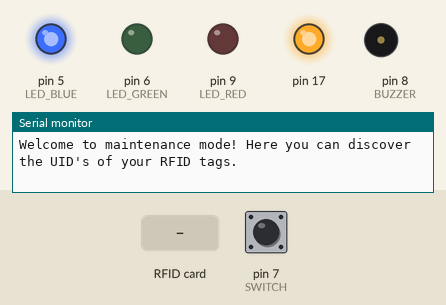
Simulated run of this program. Board: SparkFun Pro Micro, built with avr-gcc and run on an emulated ATmega32U4. Shown: output pins drawn as LEDs (lit = HIGH), buzzer (waves = sounding, pin HIGH), the last lines printed to the serial monitor. The inputs (shaded band) are chosen by the test bench; at power-on: pin 7 (SWITCH) LOW. USB keyboard and mouse output is not drawn.

Above: at 1.2 s.
1.3 s: pin 7 (SWITCH) pulled HIGH for 0.15 s
At 1.7 s:
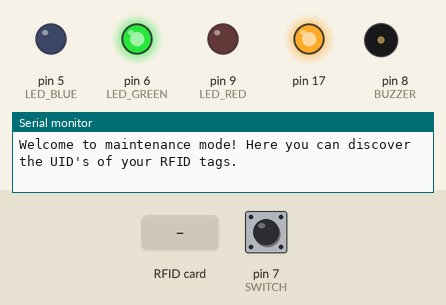
4.4 s: RFID card 5E 7A 19 C4 held to the reader
7.4 s: pin 7 (SWITCH) pulled HIGH for 3.2 s
At 11.7 s:
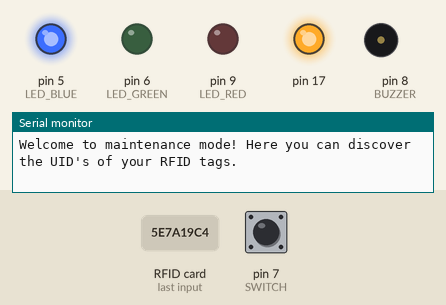
12.1 s: pin 7 (SWITCH) pulled HIGH for 1 s
At 13.0 s:
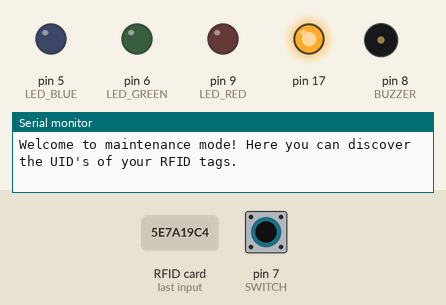
Timing chart, 0 to 17.1 s (numbered marks = the images above; inputs shaded):
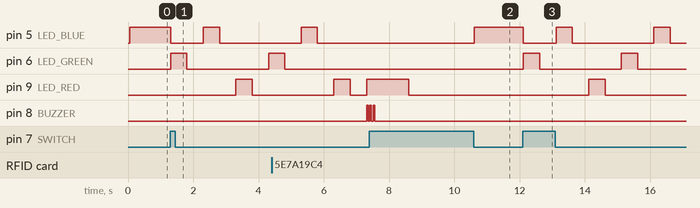

The program:

main.cpp
```cpp
#include <Arduino.h>
#include <SPI.h>
#include <MFRC522.h>
#include <Keyboard.h>

#define LED_BLUE 5
#define LED_GREEN 6
#define SWITCH 7
#define BUZZER 8
#define LED_RED 9
#define SS_PIN 10
#define RST_PIN 4

const int DTIME = 500; // Delay for LED's

// Define your login credentials here, just for compiling
const String password[] = {
  "test1",
  "test2"
  // [...]
};

// !!! WARNING: IT IS ABSOLUTELY NOT RECOMMENDED TO SAVE YOUR LOGIN CREDENTIALS IN SOURCE CODE !!!

// Define the UID's from your RFID tags here
const String tagUid[] = {
  "23011324848",
  "227181420"
  // [...]
};

String uidString = "";

bool rfidModeIsOn = false;
bool supportModeIsOn = false;

MFRC522 mfrc522(SS_PIN, RST_PIN); // Creating an instance of MFRC522

void grantAccess() {
  digitalWrite(LED_GREEN, HIGH);
  digitalWrite(BUZZER, HIGH);
  delay(DTIME/10);
  digitalWrite(BUZZER, LOW);
  delay(2*DTIME);
  digitalWrite(LED_GREEN, LOW);
}

void denyAccess() {
  digitalWrite(LED_RED, HIGH);
  for(byte i = 0; i < 3; i++) {
    digitalWrite(BUZZER, HIGH);
    delay(DTIME/10);
    digitalWrite(BUZZER, LOW);
    delay(DTIME/10);
  }
  delay(2*DTIME);
  digitalWrite(LED_RED, LOW);
}

bool readRfidTag() {
  if(mfrc522.PICC_IsNewCardPresent() && mfrc522.PICC_ReadCardSerial()) {  // Checking presence of RFID tag and a readable UID
    for(byte i = 0; i < mfrc522.uid.size; i++) {
      uidString.concat(mfrc522.uid.uidByte[i]);
    }
    mfrc522.PICC_HaltA();   // Go on halt to read the tag only one time
    return true;
  } else {
    return false;
  }
}

void activateSupportMode() {
  rfidModeIsOn = false;

  if(!supportModeIsOn) {
    supportModeIsOn = true;
    digitalWrite(LED_BLUE, HIGH);
    Serial.println("Welcome to maintenance mode! Here you can discover the UID's of your RFID tags.");
  }

  Keyboard.end();

  if(readRfidTag()) {  // If RFID tag reading success
    Serial.println("Your current UID is: " + uidString);
    uidString = "";
  }
}

void activateRfidMode() {
  supportModeIsOn = false;
  digitalWrite(LED_BLUE, LOW);

  if(!rfidModeIsOn) {
    rfidModeIsOn = true;
    for(byte i = 0; i < 2; i++) {
      digitalWrite(LED_GREEN, HIGH);
      delay(DTIME);
      digitalWrite(LED_GREEN, LOW);
      delay(DTIME);
      digitalWrite(LED_BLUE, HIGH);
      delay(DTIME);
      digitalWrite(LED_BLUE, LOW);
      delay(DTIME);
      digitalWrite(LED_RED, HIGH);
      delay(DTIME);
      digitalWrite(LED_RED, LOW);
      delay(DTIME);
    }
  }

  if(readRfidTag()) {  // If RFID tag reading success
    bool uidIsCorrect = false;

    for(byte i = 0; i < sizeof(tagUid); i++) {
      if(uidString == tagUid[i]) {
        Keyboard.println(password[i]);
        uidIsCorrect = true;
      }
    }

    if(uidIsCorrect) {
      grantAccess();
    } else {
      denyAccess();
    }

  uidString = "";
  }
}

void setup() {
  Serial.begin(9600); // Initialize interfaces
  SPI.begin();
  mfrc522.PCD_Init();
  Keyboard.begin();

  pinMode(LED_BLUE, OUTPUT);  // Setup IO pins
  pinMode(LED_GREEN, OUTPUT);
  pinMode(LED_RED, OUTPUT);
  pinMode(BUZZER, OUTPUT);
  pinMode(SWITCH, INPUT);
}

void loop() {
  if(digitalRead(SWITCH) == HIGH) { // Switch for activating the RFID mode
    activateRfidMode();
  } else {
    activateSupportMode();
  }
}
```

Measured:
- after the input at 1.3 s, pin 5 (LED_BLUE): HIGH → LOW at once, → HIGH 1.0 s later, → LOW 0.50 s later; pin 6 (LED_GREEN): LOW → HIGH at once, → LOW 0.50 s later, → HIGH 2.5 s later; pin 9 (LED_RED): LOW → HIGH after 2.0 s, → LOW 0.50 s later
- after the input at 4.4 s, pin 8 (BUZZER): LOW → HIGH after 2.9 s, → LOW 0.05 s later
- after the input at 7.4 s, pin 5 (LED_BLUE): LOW → HIGH after 3.2 s instead of 1.2 s
- after the input at 12.1 s, pin 5 (LED_BLUE): goes LOW 1.0 s, HIGH 0.50 s, LOW 2.5 s, HIGH 0.50 s, then LOW, starting at once; pin 6 (LED_GREEN): alternates HIGH for 0.50 s and LOW for 2.5 s, starting at once; pin 9 (LED_RED): LOW → HIGH after 2.0 s, → LOW 0.50 s later
